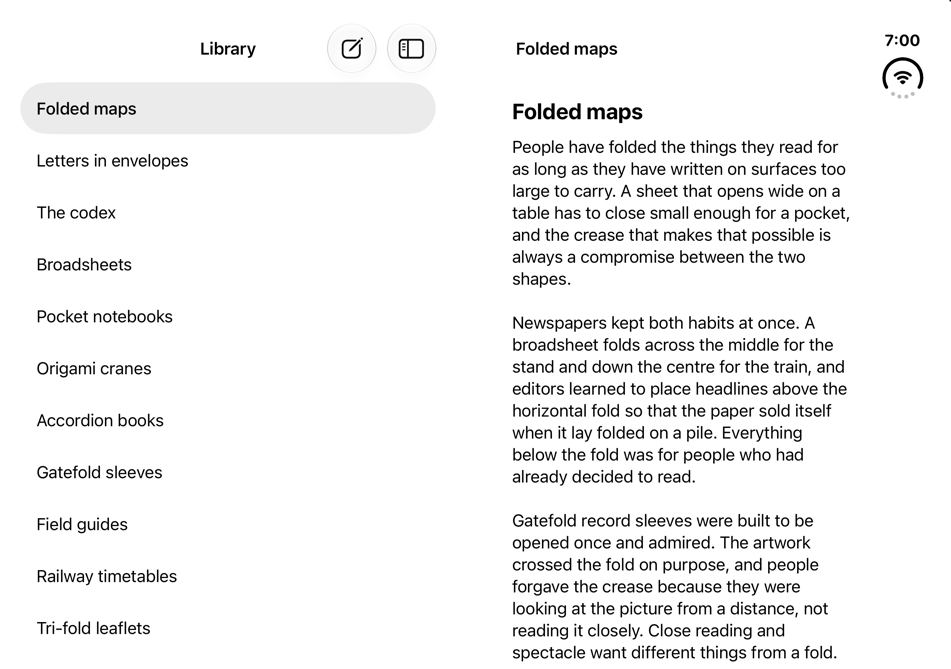
#> input picture verification/matrices/split/aligned-book.png, 951 x 669 px, found by its file name
$ python compose-matrix.py
#> lines starting #> are read from the running program, lines starting #| are printed output that depends on the picture
#!/usr/bin/env python3
"""Compose the pose matrix for each pattern: verification/matrices/<pattern>.png, in the evidence repository
(3nchiridion/foldsmith-evidence, beside this one or at $FOLDSMITH_EVIDENCE). The small copies the README, the pattern
pages and the skill show are docs/images/matrices/<pattern>.png here (1100 px wide, 128 colours) and the README's
docs/images/split-aligned-book.png: run without an argument, it refreshes them too; then rerun
scripts/sync-skill-references.py.

Rows are the catalog configs captured for the pattern (the reference variant first), columns the seven poses. Every
cell is the shot scripts/capture-catalog.sh saved, scaled to fit, with the division the app reported drawn over it:
a red band while active, a dashed outline while inactive. Nothing is hand-placed; rerun after every capture.

    python3 scripts/compose-matrix.py [<matrices folder>]
"""
import json
import os
import pathlib
import sys

from PIL import Image, ImageDraw, ImageFont

POSES = ["closed", "closed-sideways", "book", "laptop", "tent", "flat-sideways", "flat-upright"]
CELL = 240          # longest side of a shot in the matrix, px
PAD, LABEL_W, HEAD_H = 12, 150, 34


def font(size):
    for path in ["/System/Library/Fonts/SFNS.ttf", "/System/Library/Fonts/Helvetica.ttc"]:
        try:
            return ImageFont.truetype(path, size)
        except OSError:
            pass
    return ImageFont.load_default()


def pose_of(stem):
    matches = [p for p in POSES if stem.endswith("-" + p)]
    return max(matches, key=len) if matches else None   # "closed-sideways" before "closed"... and "sideways"


def configs(folder):
    stems = {p.stem[: -len(pose) - 1] for p in folder.glob("*.png") if (pose := pose_of(p.stem))}
    return sorted(stems, key=lambda s: (not s.startswith("aligned"), s))


def cell(png, frames):
    shot = Image.open(png).convert("RGB")
    scale = CELL / max(shot.size)
    shot = shot.resize((round(shot.width * scale), round(shot.height * scale)), Image.LANCZOS)
    if frames.exists():
        d = json.loads(frames.read_text())
        overlay = Image.new("RGBA", shot.size, (0, 0, 0, 0))
        draw = ImageDraw.Draw(overlay)
        # frames are in points and the shot is at point scale (1 px = 1 pt) before this resize
        k = shot.width / d["window"][0] if d["window"][0] else scale
        for r in d["divisions"]:
            box = [r["x"] * k, r["y"] * k, (r["x"] + r["w"]) * k, (r["y"] + r["h"]) * k]
            if r["isActive"]:
                draw.rectangle(box, fill=(230, 40, 40, 70), outline=(230, 40, 40, 200))
            else:
                x0, y0, x1, y1 = box
                for i in range(0, int(max(x1 - x0, y1 - y0)), 8):
                    if y1 - y0 > x1 - x0:
                        draw.line([(x0, y0 + i), (x0, y0 + i + 4)], fill=(230, 40, 40, 200))
                        draw.line([(x1, y0 + i), (x1, y0 + i + 4)], fill=(230, 40, 40, 200))
                    else:
                        draw.line([(x0 + i, y0), (x0 + i + 4, y0)], fill=(230, 40, 40, 200))
                        draw.line([(x0 + i, y1), (x0 + i + 4, y1)], fill=(230, 40, 40, 200))
        shot = Image.alpha_composite(shot.convert("RGBA"), overlay).convert("RGB")
    return shot


def compose(folder):
    rows = configs(folder)
    if not rows:
        return None
    W = LABEL_W + len(POSES) * (CELL + PAD) + PAD
    H = HEAD_H + len(rows) * (CELL + PAD) + PAD
    out = Image.new("RGB", (W, H), (246, 246, 246))
#> out: PIL image 1926x298 RGB; every value is 246
    draw = ImageDraw.Draw(out)
    f, fb = font(15), font(17)
    for j, pose in enumerate(POSES):
        draw.text((LABEL_W + j * (CELL + PAD) + CELL / 2, HEAD_H / 2), pose, fill=(40, 40, 40), font=fb, anchor="mm")
    for i, row in enumerate(rows):
        y = HEAD_H + i * (CELL + PAD)
        draw.text((PAD, y + CELL / 2), row, fill=(40, 40, 40), font=fb, anchor="lm")
        for j, pose in enumerate(POSES):
            png = folder / f"{row}-{pose}.png"
            x = LABEL_W + j * (CELL + PAD)
            if not png.exists():
                draw.text((x + CELL / 2, y + CELL / 2), "no shot", fill=(160, 60, 60), font=f, anchor="mm")
                continue
            c = cell(png, folder / f"{row}-{pose}.json")
            out.paste(c, (x + (CELL - c.width) // 2, y + (CELL - c.height) // 2))
    target = folder.parent / f"{folder.name}.png"
    out.save(target, optimize=True)
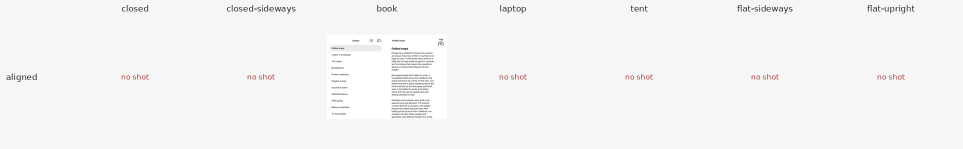
#> saved as split.png: PIL image 1926x298 RGB (shown at 1/2 size); mean R, G, B 244.8, 244.7, 244.7
#| verification/matrices/split.png
    return target


ROOT = pathlib.Path(__file__).resolve().parent.parent


def high_palette(im):
    """im (a palette image of at most 128 colours) with its colours moved to palette entries 128–255. The plugin
    directory's scan reads an image's pixel data as text, and an index from 32 to 126 is a printable byte; from 128 up
    none is, so the matrices the skill carries hold no text. The pixels' colours are unchanged."""
    data = im.tobytes()
    assert max(data) < 128, "high_palette needs 128 colours or fewer"
    out = Image.frombytes("P", im.size, data.translate(bytes(range(128, 256)) + bytes(128)))
    out.putpalette([0] * 384 + im.getpalette()[:384])
    return out


def small(src, dst, width=1100, colours=128):
    """A small palette copy of src at dst (width px wide, or src's own width), for this repository's pages."""
#> called with width = 1100, colours = 128
    im = Image.open(src).convert("RGB")
    if width:
        im = im.resize((width, round(im.height * width / im.width)), Image.LANCZOS)
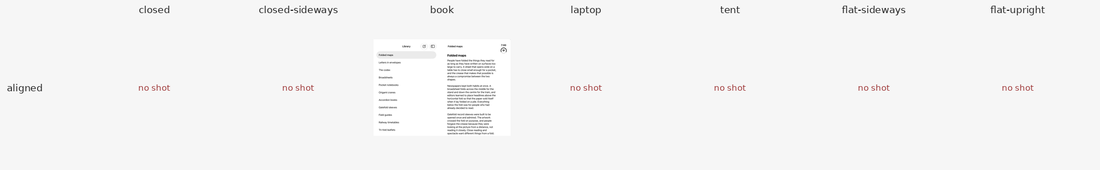
#> im: PIL image 1100x170 RGB; mean R, G, B 244.8, 244.6, 244.6
    im = im.quantize(colors=colours, method=Image.Quantize.MEDIANCUT, dither=Image.Dither.NONE)
#> im: PIL image 1100x170 P
    (high_palette(im) if colours <= 128 else im).save(dst, optimize=True)
#> in high_palette, `out = Image.frombytes("P", im.size, data.translate(bytes(range(128, 25..`: out: PIL image 1100x170 P; every value is 0
    print(f"  → {dst}")


if __name__ == "__main__":
    evidence = pathlib.Path(os.environ.get("FOLDSMITH_EVIDENCE", pathlib.Path(__file__).resolve().parents[2] / "foldsmith-evidence"))
    root = pathlib.Path(sys.argv[1]) if len(sys.argv) > 1 else evidence / "verification" / "matrices"
    for folder in sorted(p for p in root.iterdir() if p.is_dir()):
        target = compose(folder)
        if target:
            print(target)
            if len(sys.argv) == 1:   # the evidence goldens: refresh the small copy the README, the pages and the skill show
                small(target, ROOT / "docs/images/matrices" / target.name, colours=128)
    if len(sys.argv) == 1 and (root / "split/aligned-book.png").exists():
        small(root / "split/aligned-book.png", ROOT / "docs/images/split-aligned-book.png", width=None, colours=256)
#> call 2 of small, with colours = 256
